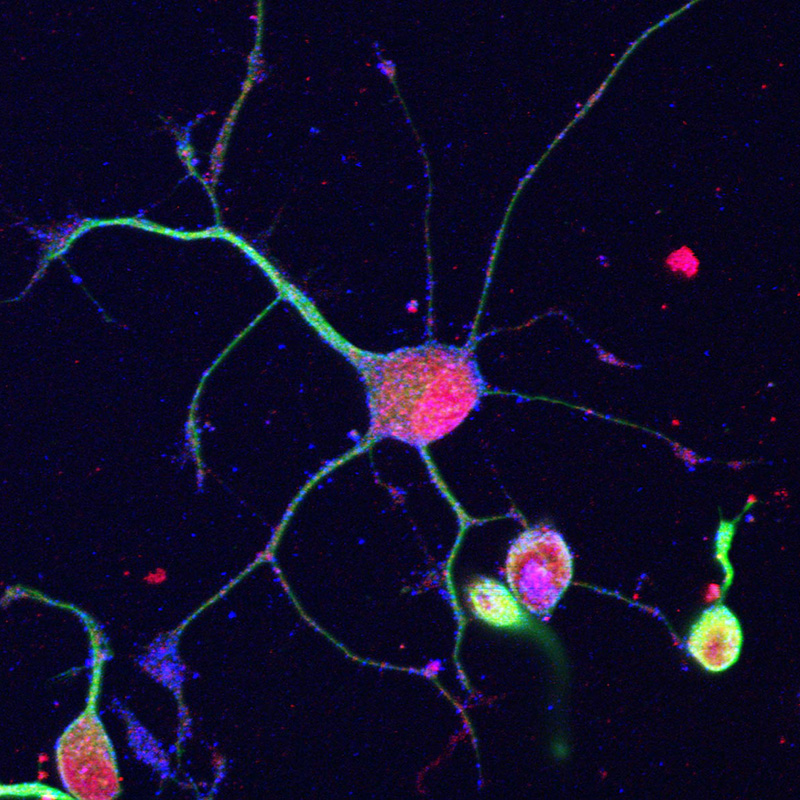
#> input picture Neuron.jpg, 800 x 800 px, found by its file name
$ python Denoising_Edge_Detection_OpenCV_L10_main.py
#> lines starting #> are read from the running program, lines starting #| are printed output that depends on the picture
import cv2
import numpy as np
from matplotlib import pyplot as plt


# img = cv2.imread('E:\Research\IMG Processing\Image Processing using Python/BSE_Google_Noisy.jpg')
img = cv2.imread('E:\Research\IMG Processing\Image Processing using Python/Neuron.jpg')
#> img is the input picture: shape (800, 800, 3); mean B, G, R 41.2, 13.6, 17.2
img2 = cv2.resize(img,(400,300))
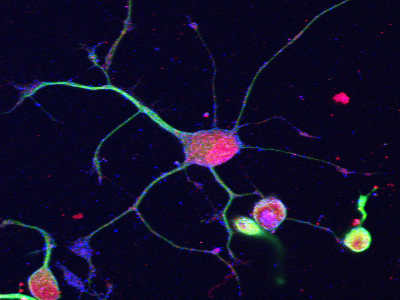
#> img2: shape (300, 400, 3); mean B, G, R 41.2, 13.6, 17.1

# [6 lines of commented-out code are left out]

canny_edge = cv2.Canny(img2, 100, 200) # 100 minimum and 200 maximum value for edge detection
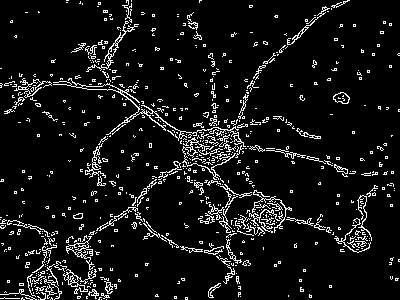
#> canny_edge: shape (300, 400); 7.9% white in thin lines or dots

cv2.imshow('Original Image  ', img2)
cv2.imshow('Canny Edge Detection', canny_edge)
# [5 lines of commented-out code are left out]

cv2.waitKey(0)
